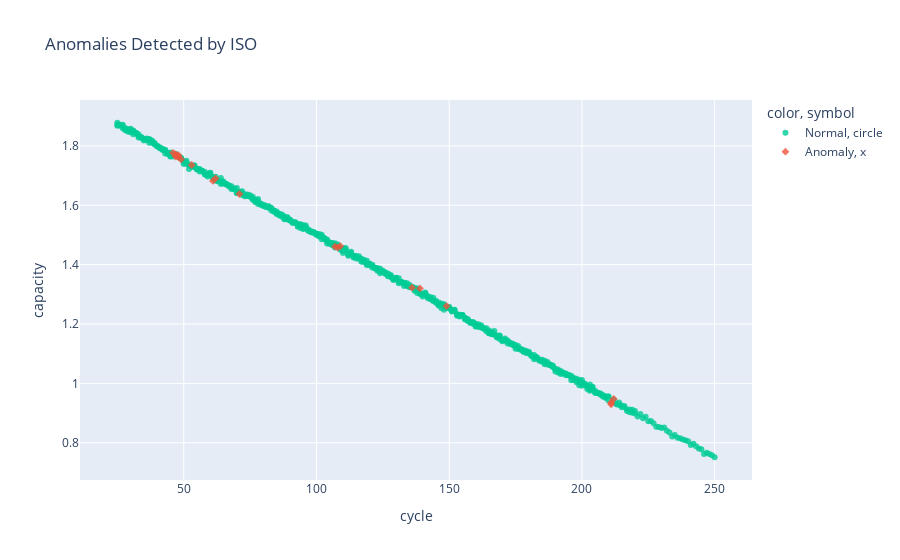
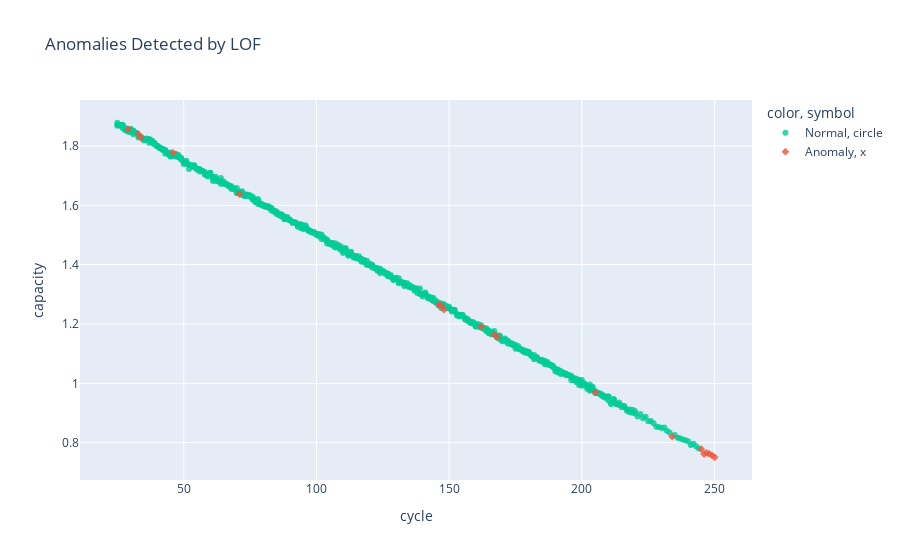
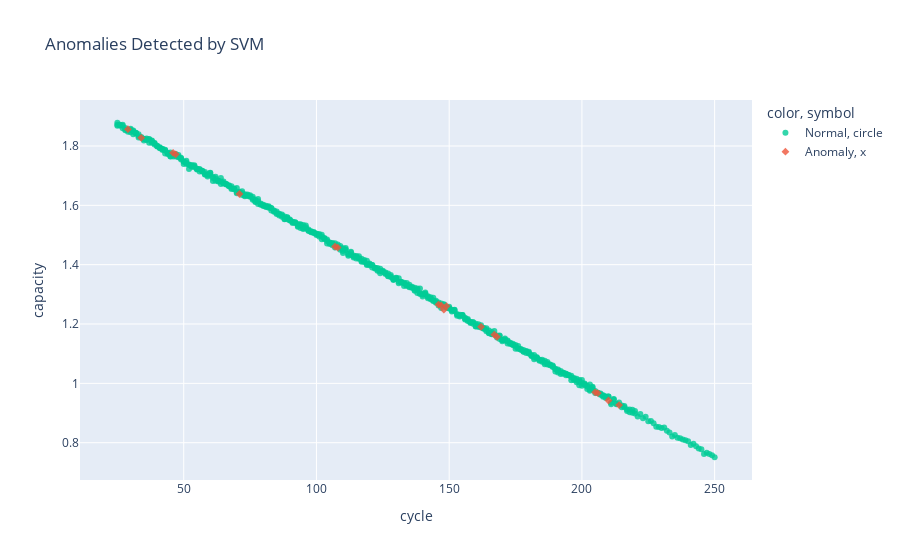
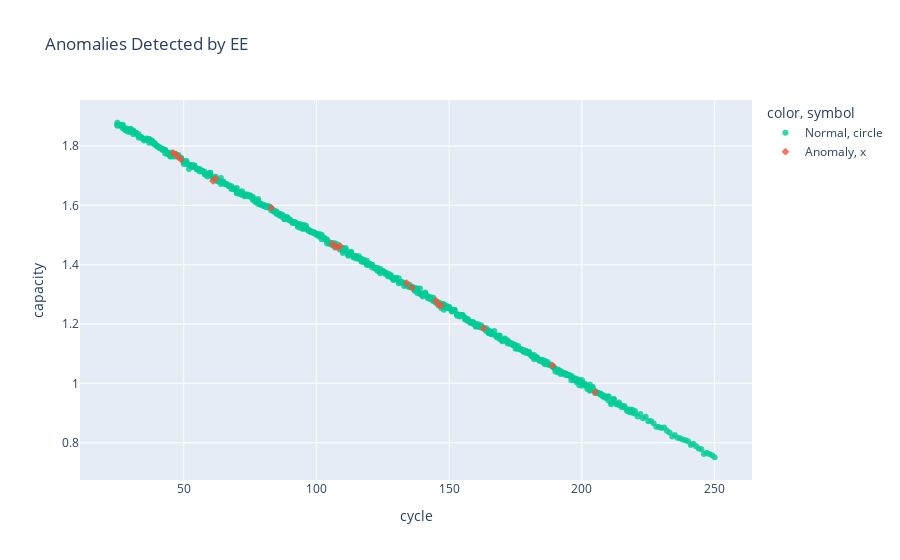

Source (notebook cell) for these figures, in order:
### Code cell
import plotly.express as px

def plot_anomalies(df, model_col, title):
    fig = px.scatter(
        df, x="cycle", y="capacity",
        color=df[model_col].map({0:"Normal", 1:"Anomaly"}),
        title=title,
        symbol=df[model_col].map({0:"circle",1:"x"}),
        opacity=0.8,
        color_discrete_map={"Normal":"#00CC96","Anomaly":"#EF553B"}
    )
    fig.update_traces(marker=dict(size=6))
    fig.show()

for model in ["iso","lof","svm","ee"]:
    plot_anomalies(df_model, f"anomaly_{model}", f"Anomalies Detected by {model.upper()}")

### Figure 1 — Plotly figure (JSON) as saved in the notebook; plotly's stock layout.template omitted (floating-point values rounded to 4 significant figures; data arrays with more than 128 entries replaced by an {"elided": "..."} marker saying what was removed)
{"data": [{"hovertemplate": "color=Normal<br>symbol=circle<br>cycle=%{x}<br>capacity=%{y}<extra></extra>", "legendgroup": "Normal, circle", "marker": {"color": "#00CC96", "opacity": 0.8, "size": 6, "symbol": "circle"}, "mode": "markers", "name": "Normal, circle", "orientation": "v", "showlegend": true, "type": "scatter", "x": {"elided": "589 int values"}, "xaxis": "x", "y": {"elided": "589 float values"}, "yaxis": "y"}, {"hovertemplate": "color=Anomaly<br>symbol=x<br>cycle=%{x}<br>capacity=%{y}<extra></extra>", "legendgroup": "Anomaly, x", "marker": {"color": "#EF553B", "opacity": 0.8, "size": 6, "symbol": "diamond"}, "mode": "markers", "name": "Anomaly, x", "orientation": "v", "showlegend": true, "type": "scatter", "x": [47, 48, 71, 136, 139, 149, 211, 46, 47, 48, 49, 61, 62, 53, 107, 108, 109, 211, 212], "xaxis": "x", "y": [1.764, 1.77, 1.638, 1.322, 1.32, 1.261, 0.9349, 1.777, 1.772, 1.762, 1.755, 1.682, 1.691, 1.736, 1.461, 1.458, 1.463, 0.9293, 0.9477], "yaxis": "y"}], "layout": {"legend": {"title": {"text": "color, symbol"}, "tracegroupgap": 0}, "title": {"text": "Anomalies Detected by ISO"}, "xaxis": {"anchor": "y", "domain": [0, 1], "title": {"text": "cycle"}}, "yaxis": {"anchor": "x", "domain": [0, 1], "title": {"text": "capacity"}}}}

### Figure 2 — Plotly figure (JSON) as saved in the notebook; plotly's stock layout.template omitted (floating-point values rounded to 4 significant figures; data arrays with more than 128 entries replaced by an {"elided": "..."} marker saying what was removed)
{"data": [{"hovertemplate": "color=Normal<br>symbol=circle<br>cycle=%{x}<br>capacity=%{y}<extra></extra>", "legendgroup": "Normal, circle", "marker": {"color": "#00CC96", "opacity": 0.8, "size": 6, "symbol": "circle"}, "mode": "markers", "name": "Normal, circle", "orientation": "v", "showlegend": true, "type": "scatter", "x": {"elided": "589 int values"}, "xaxis": "x", "y": {"elided": "589 float values"}, "yaxis": "y"}, {"hovertemplate": "color=Anomaly<br>symbol=x<br>cycle=%{x}<br>capacity=%{y}<extra></extra>", "legendgroup": "Anomaly, x", "marker": {"color": "#EF553B", "opacity": 0.8, "size": 6, "symbol": "diamond"}, "mode": "markers", "name": "Anomaly, x", "orientation": "v", "showlegend": true, "type": "scatter", "x": [29, 71, 146, 147, 148, 162, 167, 168, 46, 205, 33, 34, 234, 245, 246, 247, 248, 249, 250], "xaxis": "x", "y": [1.857, 1.638, 1.265, 1.262, 1.248, 1.191, 1.164, 1.157, 1.777, 0.9697, 1.84, 1.827, 0.8207, 0.7783, 0.762, 0.7659, 0.762, 0.7574, 0.751], "yaxis": "y"}], "layout": {"legend": {"title": {"text": "color, symbol"}, "tracegroupgap": 0}, "title": {"text": "Anomalies Detected by LOF"}, "xaxis": {"anchor": "y", "domain": [0, 1], "title": {"text": "cycle"}}, "yaxis": {"anchor": "x", "domain": [0, 1], "title": {"text": "capacity"}}}}

### Figure 3 — Plotly figure (JSON) as saved in the notebook; plotly's stock layout.template omitted (floating-point values rounded to 4 significant figures; data arrays with more than 128 entries replaced by an {"elided": "..."} marker saying what was removed)
{"data": [{"hovertemplate": "color=Normal<br>symbol=circle<br>cycle=%{x}<br>capacity=%{y}<extra></extra>", "legendgroup": "Normal, circle", "marker": {"color": "#00CC96", "opacity": 0.8, "size": 6, "symbol": "circle"}, "mode": "markers", "name": "Normal, circle", "orientation": "v", "showlegend": true, "type": "scatter", "x": {"elided": "590 int values"}, "xaxis": "x", "y": {"elided": "590 float values"}, "yaxis": "y"}, {"hovertemplate": "color=Anomaly<br>symbol=x<br>cycle=%{x}<br>capacity=%{y}<extra></extra>", "legendgroup": "Anomaly, x", "marker": {"color": "#EF553B", "opacity": 0.8, "size": 6, "symbol": "diamond"}, "mode": "markers", "name": "Anomaly, x", "orientation": "v", "showlegend": true, "type": "scatter", "x": [29, 71, 146, 147, 148, 149, 162, 167, 168, 46, 47, 205, 206, 210, 34, 107, 108, 214], "xaxis": "x", "y": [1.857, 1.638, 1.265, 1.262, 1.248, 1.261, 1.191, 1.164, 1.157, 1.777, 1.772, 0.9697, 0.9672, 0.9422, 1.827, 1.461, 1.458, 0.9268], "yaxis": "y"}], "layout": {"legend": {"title": {"text": "color, symbol"}, "tracegroupgap": 0}, "title": {"text": "Anomalies Detected by SVM"}, "xaxis": {"anchor": "y", "domain": [0, 1], "title": {"text": "cycle"}}, "yaxis": {"anchor": "x", "domain": [0, 1], "title": {"text": "capacity"}}}}

### Figure 4 — Plotly figure (JSON) as saved in the notebook; plotly's stock layout.template omitted (floating-point values rounded to 4 significant figures; data arrays with more than 128 entries replaced by an {"elided": "..."} marker saying what was removed)
{"data": [{"hovertemplate": "color=Normal<br>symbol=circle<br>cycle=%{x}<br>capacity=%{y}<extra></extra>", "legendgroup": "Normal, circle", "marker": {"color": "#00CC96", "opacity": 0.8, "size": 6, "symbol": "circle"}, "mode": "markers", "name": "Normal, circle", "orientation": "v", "showlegend": true, "type": "scatter", "x": {"elided": "589 int values"}, "xaxis": "x", "y": {"elided": "589 float values"}, "yaxis": "y"}, {"hovertemplate": "color=Anomaly<br>symbol=x<br>cycle=%{x}<br>capacity=%{y}<extra></extra>", "legendgroup": "Anomaly, x", "marker": {"color": "#EF553B", "opacity": 0.8, "size": 6, "symbol": "diamond"}, "mode": "markers", "name": "Anomaly, x", "orientation": "v", "showlegend": true, "type": "scatter", "x": [136, 145, 146, 147, 163, 189, 46, 47, 48, 49, 61, 62, 134, 205, 83, 106, 107, 108, 109], "xaxis": "x", "y": [1.322, 1.278, 1.265, 1.262, 1.186, 1.06, 1.777, 1.772, 1.762, 1.755, 1.682, 1.691, 1.338, 0.9697, 1.591, 1.47, 1.461, 1.458, 1.463], "yaxis": "y"}], "layout": {"legend": {"title": {"text": "color, symbol"}, "tracegroupgap": 0}, "title": {"text": "Anomalies Detected by EE"}, "xaxis": {"anchor": "y", "domain": [0, 1], "title": {"text": "cycle"}}, "yaxis": {"anchor": "x", "domain": [0, 1], "title": {"text": "capacity"}}}}
